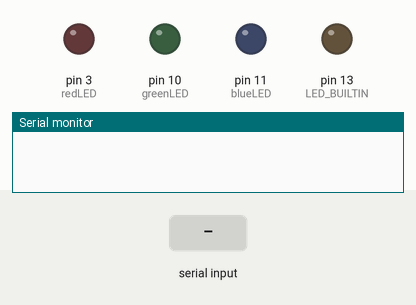
Recording of a sketch running on a simulated Arduino Uno, built with avr-gcc and run on an emulated ATmega328P. Parts: output pins drawn as LEDs (lit = HIGH), the last lines printed to the serial monitor. The test bench sets the inputs (shaded band).

Above: at 1.2 s.
1.3 s: "-" received over Serial
At 2.7 s:
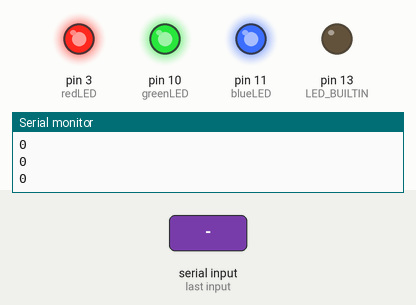
Timing chart, 0 to 4.3 s (numbered marks = the images above; inputs shaded):
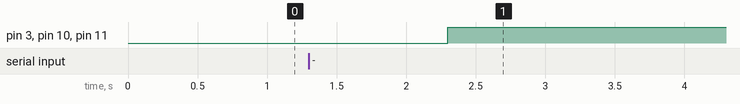

Measured:
- after the input at 1.3 s, pin 3 (redLED), pin 10 (greenLED), pin 11 (blueLED): LOW → HIGH after 1.0 s

The sketch:

TwitterMoodLampArduinoSide.ino
```cpp
int redLED = 3;
int greenLED = 10;
int blueLED = 11;

void setup() {
  // initialize both serial ports:
  Serial.begin(115200);
  pinMode(redLED, OUTPUT);
  pinMode(greenLED, OUTPUT);
  pinMode(blueLED, OUTPUT);
  pinMode(LED_BUILTIN, OUTPUT);
}

void loop() {
 // read from port 0, send to port 1:
  if (Serial.available()) {
     String colorString = Serial.readString();
     int redString, blueString, greenString;
      for (int i = 0; i < colorString.length(); i++) {
        if (colorString.substring(i, i+1) == "-") {
          redString = colorString.substring(0, i).toInt();
          greenString = colorString.substring(i+1).toInt();
          for (int j = i+1; j < colorString.length(); j++) {
             if (colorString.substring(j, j+1) == "-") {
                blueString = colorString.substring(j+1).toInt();
                break;
        }
      }
          break;
        }
      }

      analogWrite(redLED, 255-redString);
      analogWrite(greenLED, 255-greenString);
      analogWrite(blueLED, 255-blueString);
      Serial.println(redString);
      Serial.println(greenString);
      Serial.println(blueString);
  }
}
```
